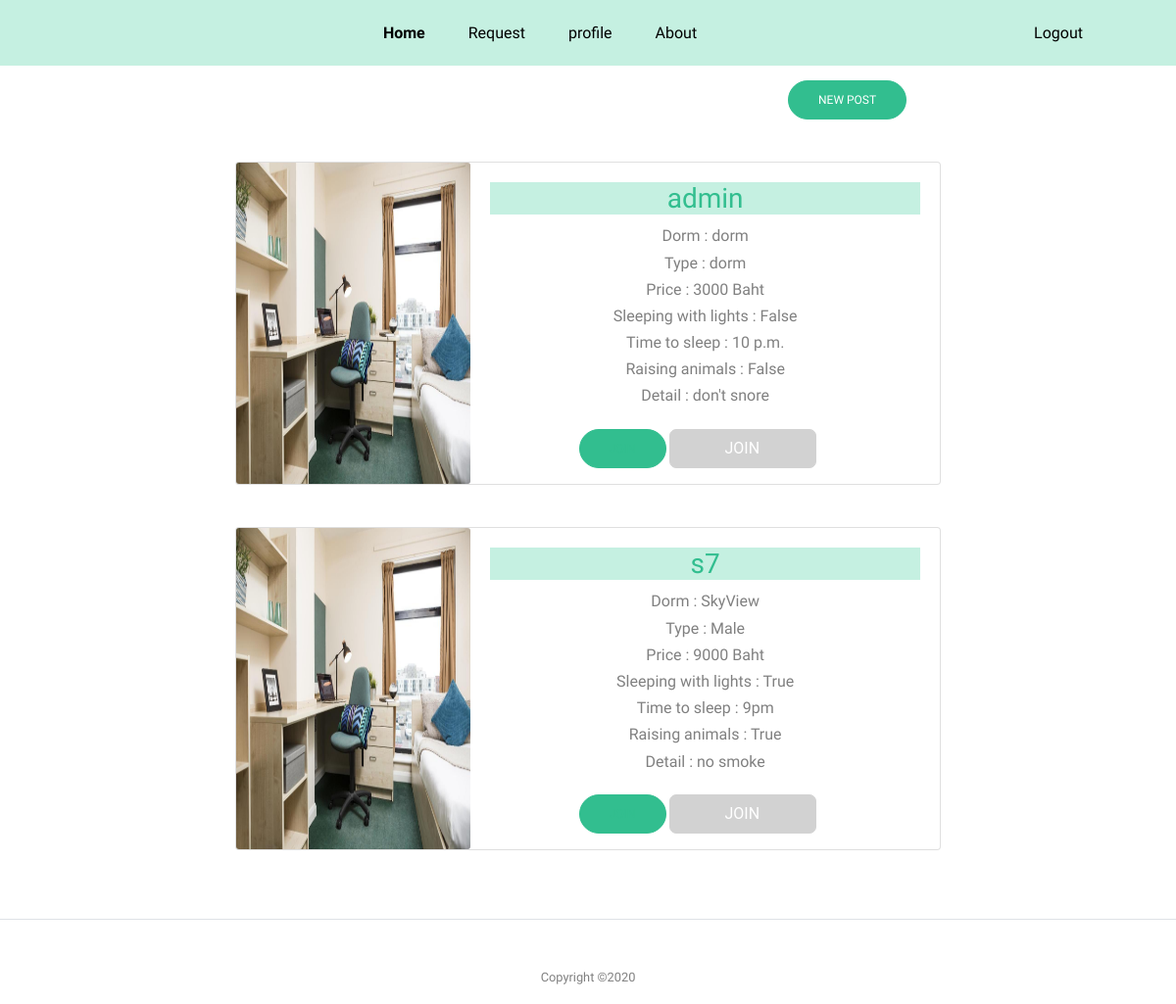
The app's page /home, older data.
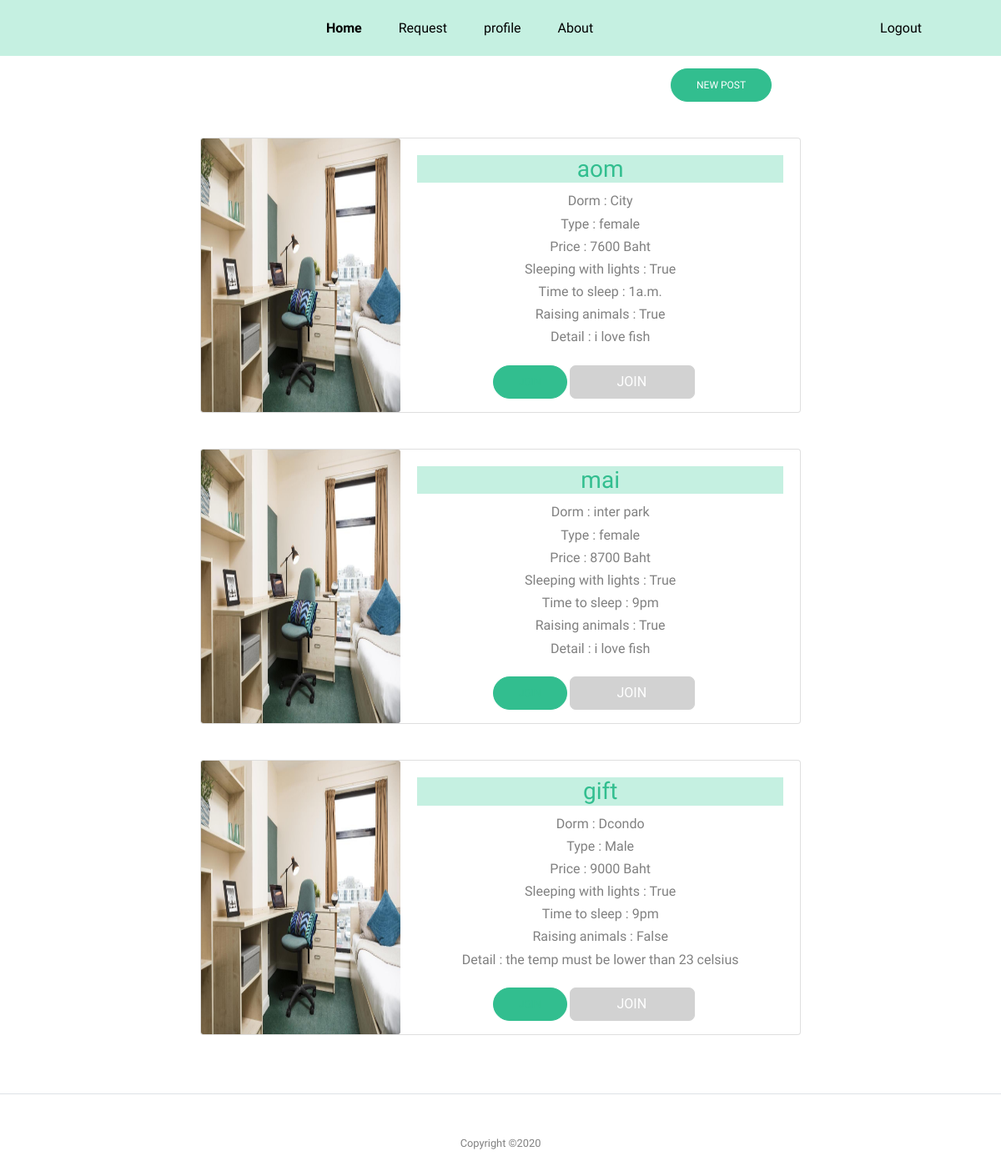
The same page, newer data.
### matefinder/models.py (models this page shows, shortened)
class DormInformation(models.Model):
    username = models.CharField(max_length=255)
    name_dorm = models.CharField(max_length=255)
    details_dorm = models.CharField(max_length=255)
    type_dorm = models.CharField(max_length=255)
    price = models.IntegerField()
    light = models.BooleanField()
    timetosleep = models.CharField(max_length=255)
    pet = models.BooleanField()

### matefinder/views.py (the view)
# urls.py: path('home', views.viewPostDorm, name='viewPost'),
def viewPostDorm(request):
    print("viewPostDorm")
    return render(request, 'homepage.html', {
        "dorms": DormInformation.objects.all()
    })

### templates/homepage.html (shortened to what this page needs)
﻿{% block body %}
{% load static %}
<link rel="stylesheet" type="text/css" href="{% static '/css/styleabout.css' %}" />
<html lang="en">
  <head>
    <link rel="stylesheet" href="../static/css/bootstrap.min.css"  rel="stylesheet" />
    <link rel="stylesheet" href="../static/css/styleabout.css" rel="stylesheet"  />
  </head>
  <body data-spy="scroll" data-target=".site-navbar-target" data-offset="300">
      <header class="site-navbar light js-sticky-header site-navbar-target" role="banner">
        <div class="container"  style="background-color:#c5f0e1; max-width: 140%;" >
          <div class="col-sm-12">
            <div class="col-sm-12">
              <nav class="site-navigation position-relative text-right" role="navigation"  style="margin-right: 30px;">
                <ul class="site-menu main-menu js-clone-nav mr-auto d-none d-lg-block">
                  <li class="active"><a href="homepage" class="nav-link">Home</a></li>
                  <li class="has-children">
                  <li><a href="request" class="nav-link">Request</a></li>
                  <li><a href="{{request.user.username}}" class="nav-link">profile</a></li>
                  <li><a href="about" class="nav-link">About</a></li>
                  <li style="margin-left: 300px;"><a href="{% url 'login' %}" class="nav-link">Logout</a></li>
                </ul>
              </nav>
            </div>
          </div>
        </div>
      </header>
      <br><br><br>
      <p><a href="{% url 'post' %}" id="myBtn" class="btn btn-primary" style="margin-left: 67%;">New Post</a></p>
      <br>
      <center>
    {% for i in dorms %}
    <div class="card mb-3" style="max-width: 720px;">
        <div class="row no-gutters">
          <div class="col-md-4">
            <img src="../static/images/dorm2.jpg" class="card-img" alt="Image" style="height: 100%; width: 100%;">
          </div>
          <div class="col-md-8">
            <form method="post">
            <div class="card-body">
              <div class="section-heading" style="background-color: #c5f0e1">
                <h3 class="team" >{{ i.username }}</h3>
              </div>
                Dorm : {{ i.name_dorm }}<br>
                Type : {{ i.type_dorm }} <br>
                Price : {{ i.price }} Baht <br>
                Sleeping with lights : {{ i.light }} <br>
                Time to sleep : {{ i.timetosleep }} <br>
                Raising animals : {{ i.pet }} <br>
                Detail : {{ i.details_dorm }} <br>
              </div>
              {% if i.username != user.username %}
              <button type="submit" class="btn btn-primary"><a href="{% url 'sentReq' i.id %}" >Join</a></button>
                <label for="toggle-3" class="toggle-3" ><a href="{% url 'sentReq' i.id %}" ></a>
                    <span class="toggle-3__button">
                    </span>
                </label>
              {% endif %}
             </div>
              <br><br>
        </div>
      </div>
      <br>
      {% endfor %}
      </center>
      <br>
      <div class="row text-center">
        <div class="col-md-12">
          <div class="border-top pt-5">
            <p class="copyright"><small>
              Copyright &copy;<script>document.write(new Date().getFullYear());</script>
            </div>
          </div>
        </div>
  </body>
  </html>
</html>
{% endblock %}

### static/css/styleabout.css (style rules this page uses)
html { overflow-x: hidden; }
body { line-height: 1.7; color: gray; font-weight: 400; font-size: 1rem; }
a { -webkit-transition: .3s all ease; -o-transition: .3s all ease; transition: .3s all ease; }
h1, h2, h3, h4, h5, .h1, .h2, .h3, .h4, .h5 { font-family: "Mulish", -apple-system, BlinkMacSystemFont, "Segoe UI", Roboto, "Helvetica Neue", Arial, "Noto Sans", sans-serif, "Apple Color Emoji", "Segoe UI Emoji", "Segoe UI Symbol", "Noto Color Emoji"; }
body:after { -webkit-transition: .3s all ease-in-out; -o-transition: .3s all ease-in-out; transition: .3s all ease-in-out; }
.btn { font-size: 12px; text-transform: uppercase; border-radius: 30px; padding: 10px 30px; }
.btn.btn-primary { background: #32be8f; border-color: #32be8f; color: #fff; }
.site-navbar { margin-bottom: 0px; z-index: 1999; position: absolute; top: 0; width: 100%; }
.site-navbar .site-navigation .site-menu { margin-bottom: 0; }
.site-navbar .site-navigation .site-menu .active { color: #32be8f; display: inline-block; }
.site-navbar .site-navigation .site-menu a { text-decoration: none !important; display: inline-block; }
.site-navbar .site-navigation .site-menu > li { display: inline-block; }
.site-navbar .site-navigation .site-menu > li.active > a { font-weight: 700; }
.site-navbar .site-navigation .site-menu > li > a { padding: 20px 20px; color: #000; display: inline-block; text-decoration: none !important; }
.site-navbar .site-navigation .site-menu .has-children { position: relative; }
.section-heading { font-size: 30px; font-weight: 900; color: #32be8f; }
.team { text-align: center; }

### templates/homepage.html (style rules this page uses)
.toggle-3 { font-size: 0.8rem; display: inline-block; vertical-align: top; margin: 0 15px 0 0; }
.toggle-3__button { position: relative; display: inline-block; font-family: 'Roboto', sans-serif; text-transform: uppercase; width: 150px; height: 40px; background: #d2d2d2; color: #FFF; border: solid 1px #d2d2d2; border-radius: 7px; padding: 5px 10px 5px 30px; transition: all 0.3s ease; cursor: pointer; }
.toggle-3__button::before { position: absolute; content: ''; top: 10px; left: 5px; display: inline-block; width: 20px; height: 20px; transition: all 0.3s ease; }
.toggle-3__button::after { content: "JOIN"; position: absolute; top: 5px; left: 55px; font-size: 1rem; }

Row changes from the older to the newer data that the page shows:
changed DormInformation: username "admin" → "aom"; name_dorm "dorm" → "City"; type_dorm "dorm" → "female"; price "3000" → "7600"; light "False" → "True"; timetosleep "10 p.m." → "1a.m."; pet "False" → "True"; details_dorm "don't snore" → "i love fish"
changed DormInformation: username "s7" → "mai"; name_dorm "SkyView" → "inter park"; type_dorm "Male" → "female"; price "9000" → "8700"; details_dorm "no smoke" → "i love fish"
added DormInformation: username "gift", name_dorm "Dcondo", type_dorm "Male", price "9000", light "True", timetosleep "9pm", pet "False", details_dorm "the temp must be lower than 23 celsius"
